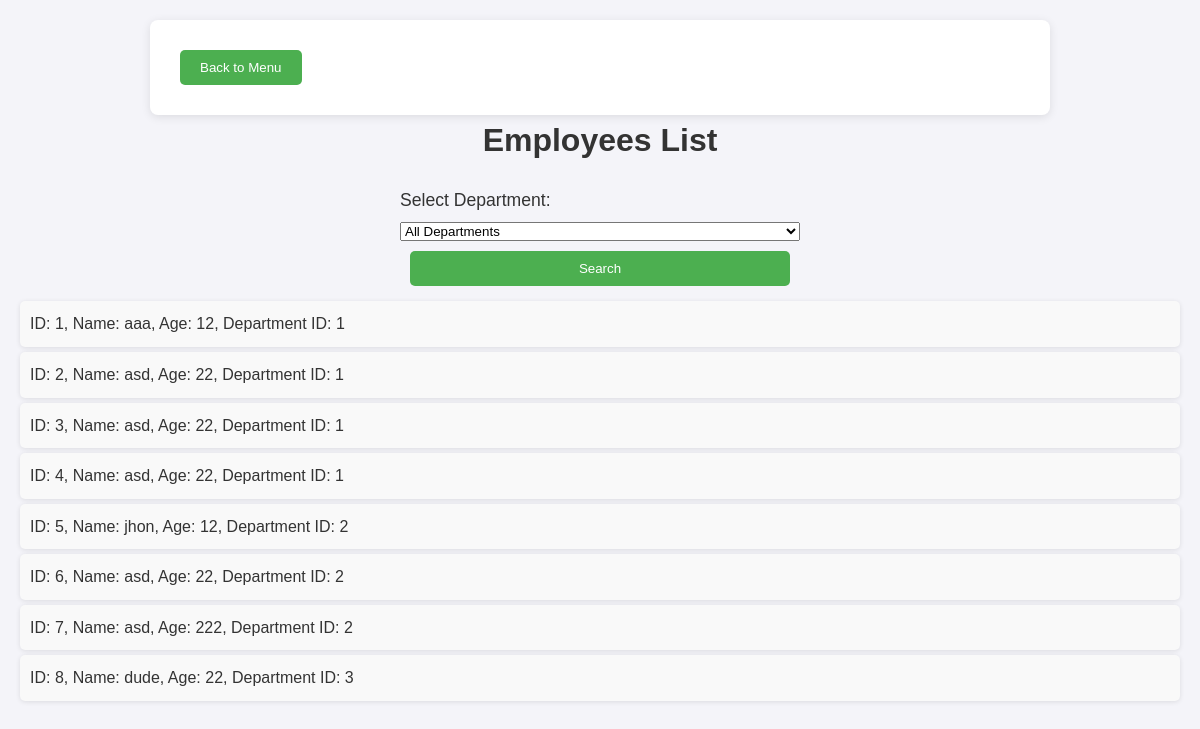
The page /employees on the database its author committed.
### tables this page shows
CREATE TABLE employees (
            id INTEGER PRIMARY KEY AUTOINCREMENT,
            name TEXT NOT NULL,
            age INTEGER NOT NULL,
            department_id INTEGER,
            FOREIGN KEY (department_id) REFERENCES departments (id)
        );

### interface.py (the view)
@app.route('/employees', methods=['GET'])
@app.route('/employees', methods=['GET'])
def list_employees():
    department_id = request.args.get('department_id')
    if department_id:
        employees = get_employees_by_department(department_id)
    else:
        employees = get_all_employees()  # You should implement this method to fetch all employees
    departments = get_all_departments()
    return render_template('employees_list.html', employees=employees, departments=departments)

### database.py (called while the page is built)
def get_all_departments():
    conn = sqlite3.connect(DATABASE)
    cursor = conn.cursor()
    cursor.execute("SELECT * FROM departments")
    departments = cursor.fetchall()
    conn.close()
    return departments

def get_all_employees():
    conn = sqlite3.connect(DATABASE)
    cursor = conn.cursor()
    cursor.execute("SELECT * FROM employees")
    employees = cursor.fetchall()
    conn.close()
    return employees

### templates/employees_list.html (shortened to what this page needs)
<!DOCTYPE html>
<html lang="en">
<head>
    <link rel="stylesheet" href="{{ url_for('static', filename='style.css') }}">
</head>
<body>
    <div class="container">
        <a href="{{ url_for('home') }}">
            <button type="button">Back to Menu</button>
        </a>
    </div>
    <h1>Employees List</h1>
    <form method="GET" action="{{ url_for('list_employees') }}">
        <label for="department_id">Select Department:</label>
        <select name="department_id" id="department_id">
            <option value="">All Departments</option>
        </select>
        <button type="submit">Search</button>
    </form>
    <ul>
        {% if employees %}
            {% for employee in employees %}
                <li>ID: {{ employee[0] }}, Name: {{ employee[1] }}, Age: {{ employee[2] }}, Department ID: {{ employee[3] }}</li>
            {% endfor %}
        {% else %}
            <li>No employees found.</li>
        {% endif %}
    </ul>
</body>
</html>

### static/style.css (style rules this page uses)
* { margin: 0; padding: 0; box-sizing: border-box; }
body { font-family: Arial, sans-serif; background-color: #f4f4f9; color: #333; line-height: 1.6; padding: 20px; }
.container { max-width: 900px; margin: 0 auto; padding: 20px; background-color: #fff; border-radius: 8px; box-shadow: 0 2px 10px rgba(0, 0, 0, 0.1); }
h1 { font-size: 2em; color: #333; text-align: center; margin-bottom: 20px; }
button { background-color: #4CAF50; color: white; padding: 10px 20px; border: none; border-radius: 5px; cursor: pointer; margin: 10px; }
a { text-decoration: none; }
form { display: flex; flex-direction: column; max-width: 400px; margin: 0 auto; }
label { font-size: 1.1em; margin-bottom: 8px; }
ul { list-style-type: none; padding-left: 0; }
li { background-color: #f9f9f9; padding: 10px; margin: 5px 0; border-radius: 5px; box-shadow: 0 1px 5px rgba(0, 0, 0, 0.1); }

### rows shown on the page
employees: id "1", name "aaa", age "12", department "1"
employees: id "2", name "asd", age "22", department "1"
employees: id "3", name "asd", age "22", department "1"
employees: id "4", name "asd", age "22", department "1"
employees: id "5", name "jhon", age "12", department "2"
employees: id "6", name "asd", age "22", department "2"
employees: id "7", name "asd", age "222", department "2"
employees: id "8", name "dude", age "22", department "3"
